Frame 1 (no input): blank canvas, image omitted
Frame 60 (the mouse pressed at the canvas centre just before this capture): blank canvas, image omitted
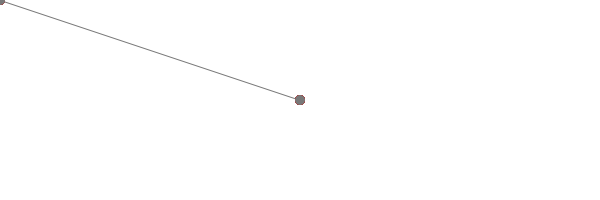
Frame 120 (the mouse held since frame 60 and released just before this capture)

The Processing sketch whose frames 1 and 60 were blank and that drew this single picture after the mouse press (run headless with seeded random() and noise(); from frame 60 on, the mouse is pressed at the canvas centre):

// Processing sketch: mouse_tracking
// ── mouse_tracking.pde
void setup(){
  size(600,200);
  smooth();
  frameRate(8);
  background(255);
}



void draw(){
  noStroke();
  fill(220,0,0);
  ellipse(mouseX, mouseY, 10,10);
  fill(120);
  ellipse(mouseX, mouseY, 10,10);
  stroke(120);
  line(mouseX, mouseY, pmouseX, pmouseY);
}


void mousePressed(){
  background(255);
}
